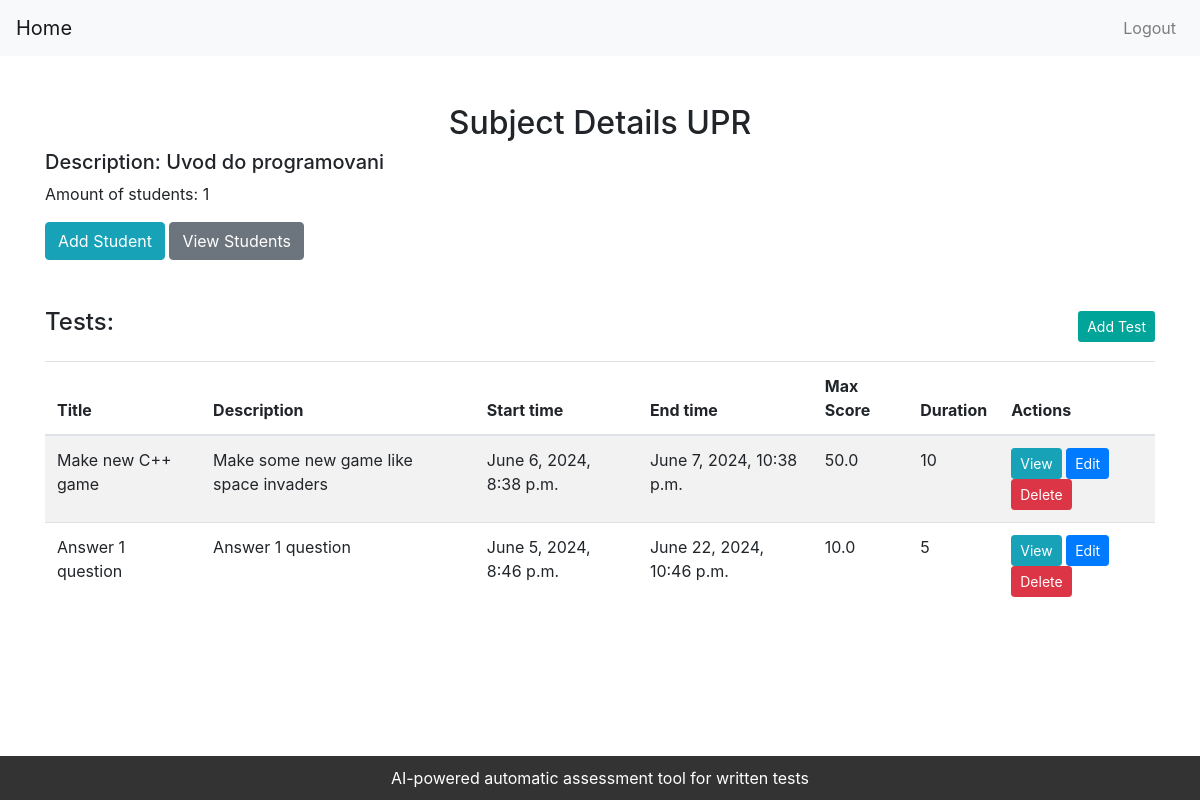
The app's page /core/teacher/view_subject/1/ (signed in), older data.
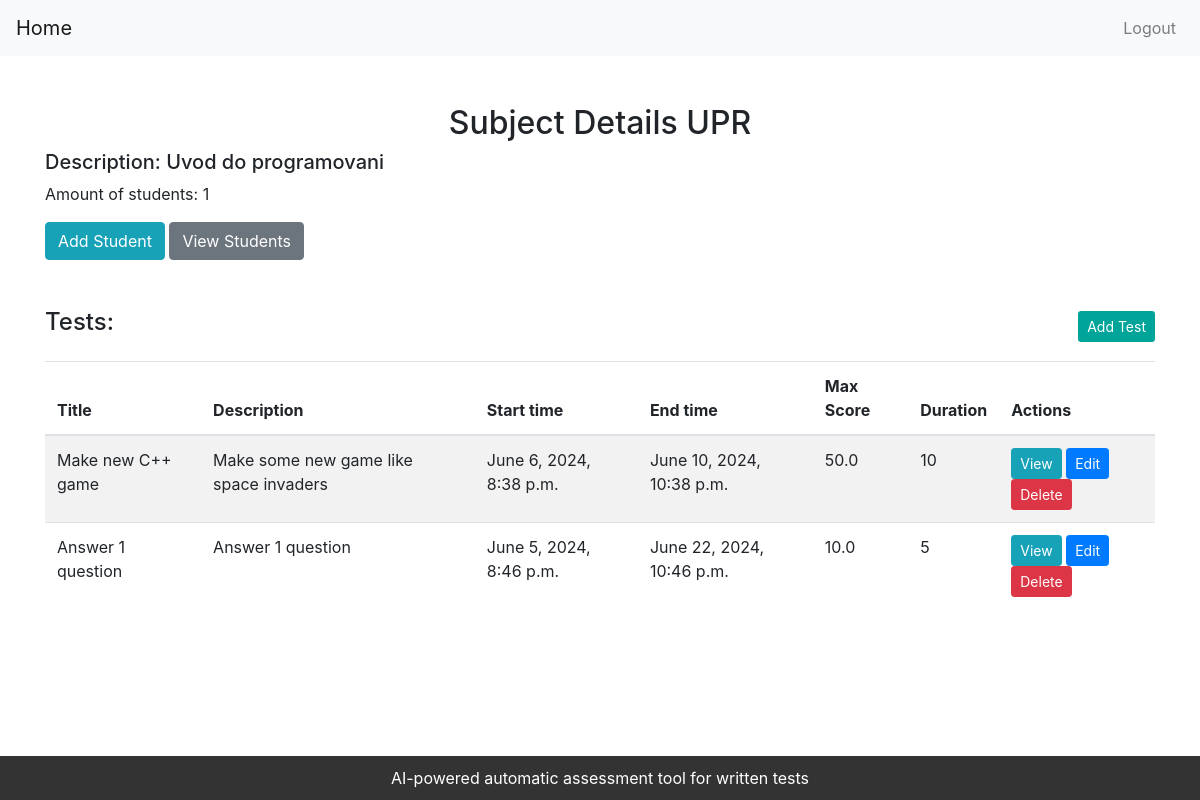
The same page, newer data.
### core/models.py (models this page shows, shortened)
class Test(models.Model):
    test_id = models.AutoField(primary_key=True)
    test_title = models.CharField(max_length=50)
    test_description = models.TextField(max_length=1024)
    start_time = models.DateTimeField(default=timezone.now)
    end_time = models.DateTimeField(default=timezone.now)
    duration = models.IntegerField(default=60)
    max_score = models.FloatField(default=100.0)
    subject = models.ForeignKey(Subject, on_delete=models.CASCADE)
    is_open = models.BooleanField(default=False)

### core/views.py (the view)
# urls.py: path('teacher/view_subject/<int:subject_id>/', views.view_subject, name='view_subject'),
@login_required
def view_subject(request, subject_id):
    if not request.user.is_teacher():
        return redirect('index')
    try:
        subject = Subject.objects.get(pk=subject_id, teacher=request.user)
        all_students = User.objects.filter(role=User.Role.STUDENT)
    except Subject.DoesNotExist:
        return redirect('teacher_dashboard')
    return render(request, 'core/view_subject.html', {'subject': subject, 'students': all_students})

### user/models.py (called while the page is built)
    def is_teacher(self):
        return self.role == self.Role.TEACHER

### templates/core/view_subject.html (shortened to what this page needs)
<!DOCTYPE html>
<html lang="en">
<head>
    <link rel="stylesheet" href="https://stackpath.bootstrapcdn.com/bootstrap/4.5.2/css/bootstrap.min.css">
</head>
<body>
    <nav class="navbar navbar-expand-lg navbar-light bg-light">
        <a href="{% url 'teacher_dashboard' %}" class="navbar-brand">Home</a>
        <div class="collapse navbar-collapse justify-content-end" id="navbarNav">
            <ul class="navbar-nav">
                <li class="nav-item">
                    <a class="nav-link" href="{% url 'logout' %}">Logout</a>
                </li>
            </ul>
        </div>
    </nav>
    <div class="container">
        <h2 class="text-center mt-5">Subject Details {{ subject.lesson_title }}</h2>
        <h5>Description: {{ subject.description }}</h5>
        <p>Amount of students: {{ subject.students.count }}</p>
        <div class="mt-3">
            <a href="{% url 'add_student_to_subject' subject.subject_id %}" class="btn btn-info">Add Student</a>
            <button type="button" class="btn btn-secondary" data-toggle="modal" data-target="#viewStudentsModal">View Students</button>
        </div>
        <div class="d-flex justify-content-between align-items-center mt-5">
            <h4>Tests:</h4>
            <a href="{% url 'add_test_to_subject' subject.subject_id %}" class="btn btn-sm add-test-btn">Add Test</a>
        </div>
        <table class="table table-striped mt-3">
            <thead>
                <tr>
                    <th>Title</th>
                    <th>Description</th>
                    <th>Start time</th>
                    <th>End time</th>
                    <th>Max Score</th>
                    <th>Duration</th>
                    <th>Actions</th>
                </tr>
            </thead>
            <tbody>
                {% for test in subject.test_set.all %}
                    <tr>
                        <td>{{ test.test_title }}</td>
                        <td>{{ test.test_description }}</td>
                        <td>{{ test.start_time }}</td>
                        <td>{{ test.end_time }}</td>
                        <td>{{ test.max_score }}</td>
                        <td>{{ test.duration }}</td>
                        <td>
                            <a href="{% url 'view_test' test.test_id %}" class="btn btn-info btn-sm">View</a>
                            <a href="{% url 'edit_test' test.test_id %}" class="btn btn-primary btn-sm">Edit</a>
                            <a href="{% url 'delete_test' test.test_id %}" class="btn btn-danger btn-sm">Delete</a>
                        </td>
                    </tr>
                {% endfor %}
            </tbody>
        </table>
    </div>
    <footer class="footer">
        AI-powered automatic assessment tool for written tests
    </footer>
</body>
</html>

Row changes from the older to the newer data that the page shows:
changed Test "Make new C++ game": end_time "June 7, 2024, 10:38 p.m." → "June 10, 2024, 10:38 p.m."
